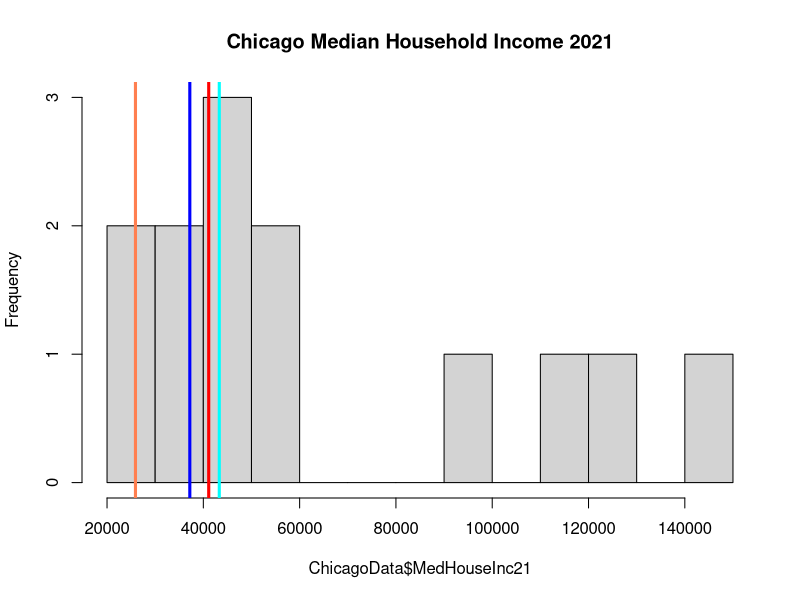
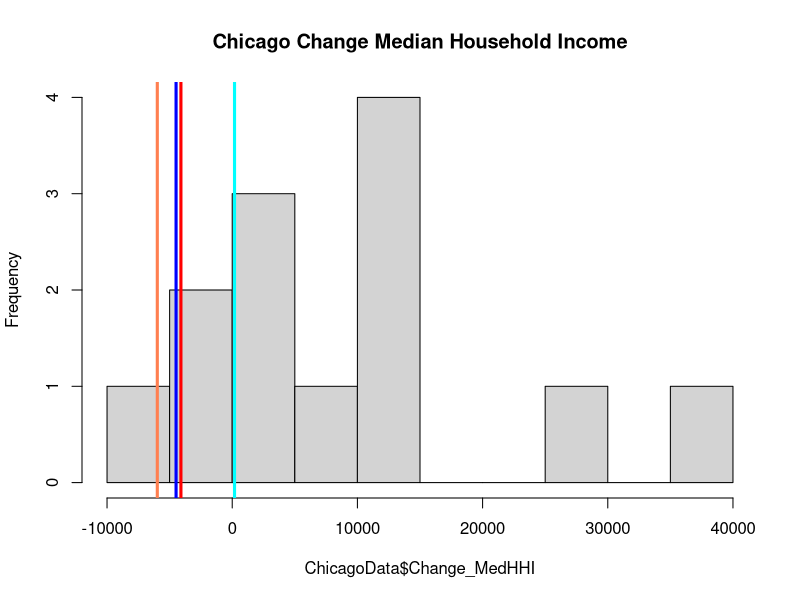
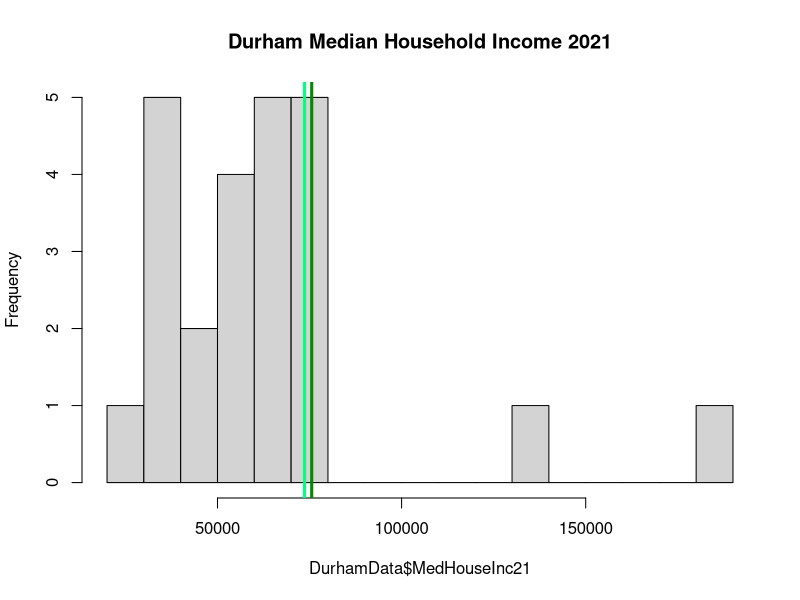
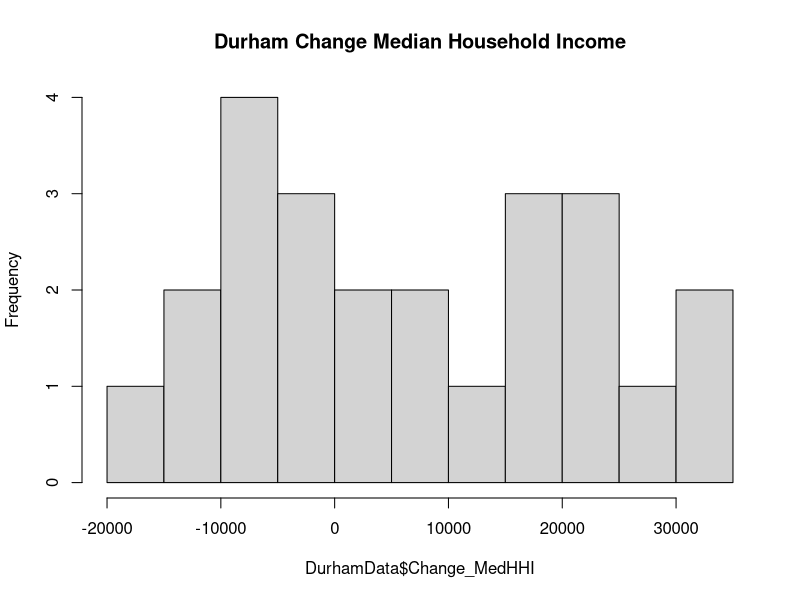
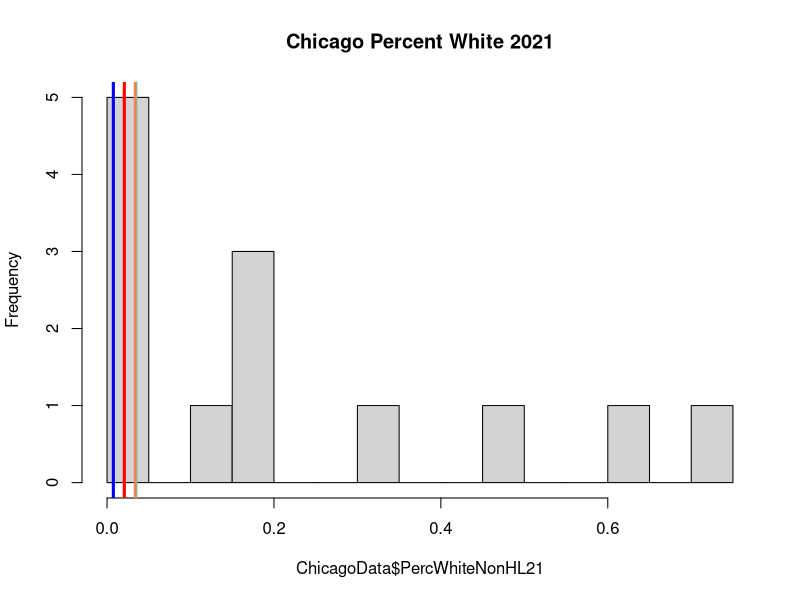
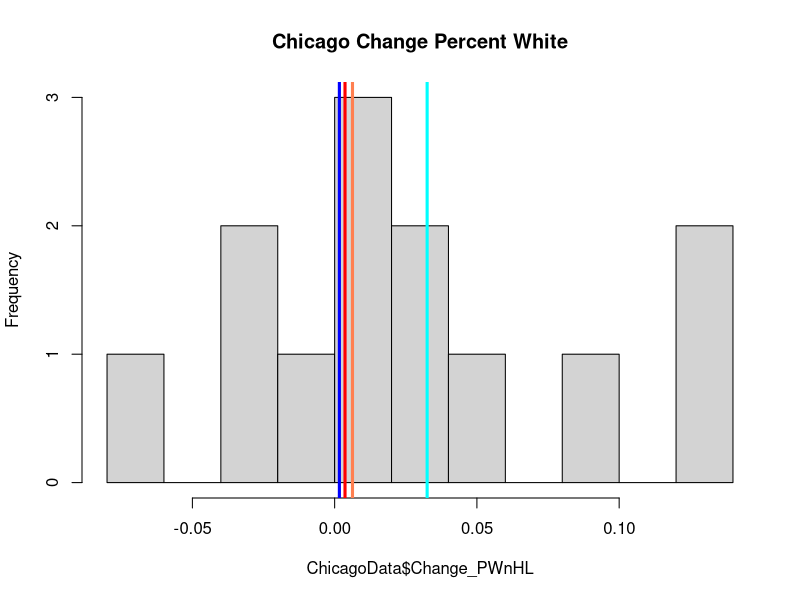
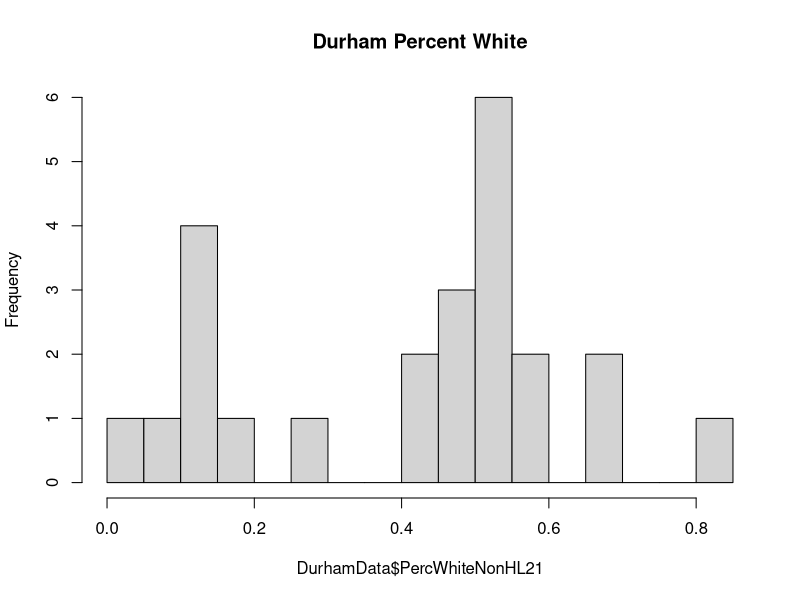
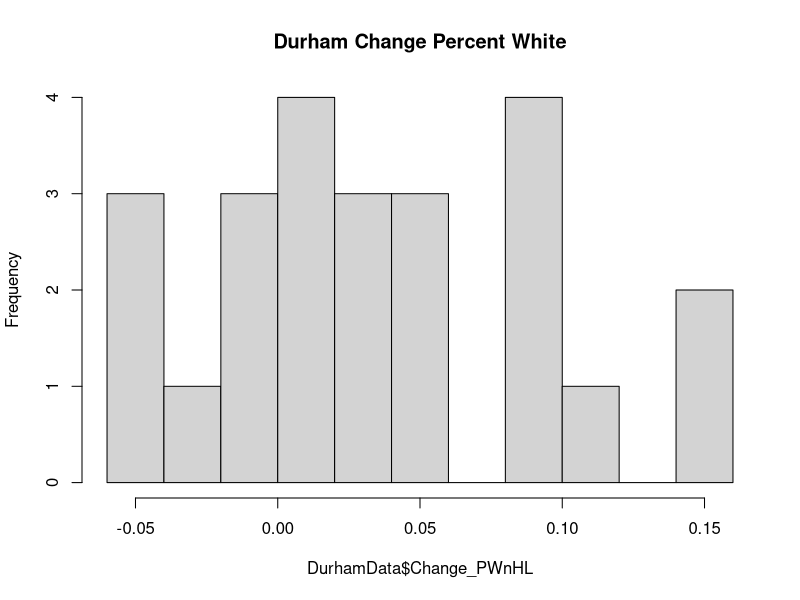

These charts were generated, in order, by the following R code:
## ---- chunk 1
knitr::opts_chunk$set(echo = TRUE)
## ---- chunk 2

ChicagoData <- read.csv("./ChicagoSegmentData.csv")
DurhamData <- read.csv("./DurhamSegmentData.csv")


## ---- chunk 3

##case study areas - Chicago
Cgr1 <- c(57, 16)
Cgr2 <- c(244, 49)
ChiCaseStudyData1 <- ChicagoData[ChicagoData$Segment %in% Cgr1,] #blues
ChiCaseStudyData2 <- ChicagoData[ChicagoData$Segment %in% Cgr2,] #reds

#####case study areas - Durham
Dgr1 <- c("M22", "K18") #greens
Dgr2 <- c("O21", "M19") #purples
Dgr3 <- c("R21", "R24") #yellows

DurCaseStudyData1 <- DurhamData[DurhamData$Segment %in% Dgr1,]
DurCaseStudyData2 <- DurhamData[DurhamData$Segment %in% Dgr2,]
DurCaseStudyData3 <- DurhamData[DurhamData$Segment %in% Dgr3,]

#############Median Household Income
hist(ChicagoData$MedHouseInc21, breaks = 15, main="Chicago Median Household Income 2021")
abline(v=ChiCaseStudyData1$MedHouseInc21[1], col="cyan", lwd=3)
abline(v=ChiCaseStudyData1$MedHouseInc21[2], col="blue", lwd=3)
abline(v=ChiCaseStudyData2$MedHouseInc21[1], col="coral", lwd=3) #244
abline(v=ChiCaseStudyData2$MedHouseInc21[2], col="red", lwd=3) #49

hist(ChicagoData$Change_MedHHI, breaks = 10, main="Chicago Change Median Household Income")
abline(v=ChiCaseStudyData1$Change_MedHHI[1], col="cyan", lwd=3)
abline(v=ChiCaseStudyData1$Change_MedHHI[2], col="blue", lwd=3)
abline(v=ChiCaseStudyData2$Change_MedHHI[1], col="coral", lwd=3)
abline(v=ChiCaseStudyData2$Change_MedHHI[2], col="red", lwd=3)

hist(DurhamData$MedHouseInc21, breaks = 20, main="Durham Median Household Income 2021")
abline(v=DurCaseStudyData1$MedHouseInc21[1], col="springgreen", lwd=3)
abline(v=DurCaseStudyData1$MedHouseInc21[2], col="green4", lwd=3)

hist(DurhamData$Change_MedHHI, breaks = 10, main="Durham Change Median Household Income")


#############Percent White non-HL
hist(ChicagoData$PercWhiteNonHL21, breaks = 15, main="Chicago Percent White 2021")
abline(v=ChiCaseStudyData1$PercWhiteNonHL21[1], col="cyan", lwd=3)
abline(v=ChiCaseStudyData1$PercWhiteNonHL21[2], col="blue", lwd=3)
abline(v=ChiCaseStudyData2$PercWhiteNonHL21[1], col="coral", lwd=3)
abline(v=ChiCaseStudyData2$PercWhiteNonHL21[2], col="red", lwd=3)
hist(ChicagoData$Change_PWnHL, breaks = 10, main="Chicago Change Percent White")
abline(v=ChiCaseStudyData1$Change_PWnHL[1], col="cyan", lwd=3)
abline(v=ChiCaseStudyData1$Change_PWnHL[2], col="blue", lwd=3)
abline(v=ChiCaseStudyData2$Change_PWnHL[1], col="coral", lwd=3)
abline(v=ChiCaseStudyData2$Change_PWnHL[2], col="red", lwd=3)


hist(DurhamData$PercWhiteNonHL21, breaks = 20, main="Durham Percent White")
hist(DurhamData$Change_PWnHL, breaks = 10, main="Durham Change Percent White")


###################Average Percent Renter
hist(ChicagoData$Avg_PRent, breaks = 10, main="Chicago Avg Percent Renter")
abline(v=ChiCaseStudyData1$Avg_PRent[1], col="cyan", lwd=3)
abline(v=ChiCaseStudyData1$Avg_PRent[2], col="blue", lwd=3)
abline(v=ChiCaseStudyData2$Avg_PRent[1], col="coral", lwd=3)
abline(v=ChiCaseStudyData2$Avg_PRent[2], col="red", lwd=3)

hist(DurhamData$Avg_PRent, breaks = 10, main="Durham Avg Percent Renter")


####################Average Recent Movers
hist(ChicagoData$Avg_Rmov, breaks = 10, main="Chicago Avg Percent Recent Movers")
abline(v=ChiCaseStudyData1$Avg_Rmov[1], col="cyan", lwd=3)
abline(v=ChiCaseStudyData1$Avg_Rmov[2], col="blue", lwd=3)
abline(v=ChiCaseStudyData2$Avg_Rmov[1], col="coral", lwd=3)
abline(v=ChiCaseStudyData2$Avg_Rmov[2], col="red", lwd=3)

hist(DurhamData$Avg_Rmov, breaks = 10, main="Durham Avg Percent Recent Movers")


######################SVI
hist(ChicagoData$SVI, breaks = 10, main="Chicago SVI")
abline(v=ChiCaseStudyData1$SVI[1], col="cyan", lwd=3)
abline(v=ChiCaseStudyData1$SVI[2], col="blue", lwd=3)
abline(v=ChiCaseStudyData2$SVI[1], col="coral", lwd=3)
abline(v=ChiCaseStudyData2$SVI[2], col="red", lwd=3)

hist(DurhamData$SVI, breaks = 10, main="Durham SVI")


####################Construction
hist(ChicagoData$AllConst_since11, breaks = 10, main="Chicago All Construction")
abline(v=ChiCaseStudyData1$AllConst_since11[1], col="cyan", lwd=3)
abline(v=ChiCaseStudyData1$AllConst_since11[2], col="blue", lwd=3)
abline(v=ChiCaseStudyData2$AllConst_since11[1], col="coral", lwd=3)
abline(v=ChiCaseStudyData2$AllConst_since11[2], col="red", lwd=3)

hist(DurhamData$NumConst_since11, breaks = 10, main="Durham Construction since 2011")
hist(DurhamData$NumReno_since11, breaks = 10, main="Durham Renovation since 2011")

